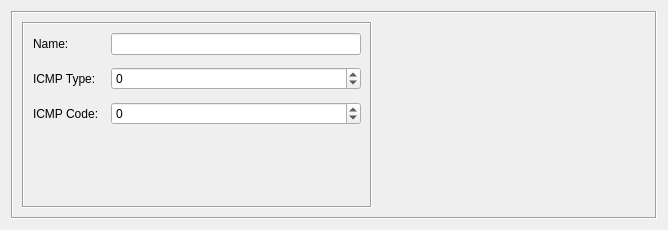
<?xml version="1.0" encoding="UTF-8"?>
<ui version="4.0">
 <class>ICMPServiceDialog_q</class>
 <widget class="QWidget" name="ICMPServiceDialog_q">
  <property name="enabled">
   <bool>true</bool>
  </property>
  <property name="geometry">
   <rect>
    <x>0</x>
    <y>0</y>
    <width>668</width>
    <height>230</height>
   </rect>
  </property>
  <property name="sizePolicy">
   <sizepolicy hsizetype="Minimum" vsizetype="Preferred">
    <horstretch>0</horstretch>
    <verstretch>0</verstretch>
   </sizepolicy>
  </property>
  <property name="windowTitle">
   <string>ICMP</string>
  </property>
  <layout class="QGridLayout" name="gridLayout_100">
   <item row="0" column="0">
    <widget class="QFrame" name="frame7">
     <property name="frameShape">
      <enum>QFrame::Box</enum>
     </property>
     <property name="frameShadow">
      <enum>QFrame::Sunken</enum>
     </property>
     <layout class="QHBoxLayout" name="horizontalLayout">
      <item>
       <widget class="QFrame" name="frame30">
        <property name="sizePolicy">
         <sizepolicy hsizetype="Fixed" vsizetype="Preferred">
          <horstretch>0</horstretch>
          <verstretch>0</verstretch>
         </sizepolicy>
        </property>
        <property name="minimumSize">
         <size>
          <width>350</width>
          <height>0</height>
         </size>
        </property>
        <property name="maximumSize">
         <size>
          <width>350</width>
          <height>16777215</height>
         </size>
        </property>
        <property name="frameShape">
         <enum>QFrame::Box</enum>
        </property>
        <property name="frameShadow">
         <enum>QFrame::Sunken</enum>
        </property>
        <layout class="QFormLayout" name="formLayout">
         <property name="horizontalSpacing">
          <number>12</number>
         </property>
         <property name="verticalSpacing">
          <number>12</number>
         </property>
         <item row="0" column="0">
          <widget class="QLabel" name="textLabel1">
           <property name="sizePolicy">
            <sizepolicy hsizetype="Preferred" vsizetype="Preferred">
             <horstretch>0</horstretch>
             <verstretch>0</verstretch>
            </sizepolicy>
           </property>
           <property name="text">
            <string>Name:</string>
           </property>
           <property name="wordWrap">
            <bool>false</bool>
           </property>
          </widget>
         </item>
         <item row="0" column="1">
          <widget class="QLineEdit" name="obj_name">
           <property name="sizePolicy">
            <sizepolicy hsizetype="Preferred" vsizetype="Fixed">
             <horstretch>200</horstretch>
             <verstretch>0</verstretch>
            </sizepolicy>
           </property>
           <property name="minimumSize">
            <size>
             <width>0</width>
             <height>0</height>
            </size>
           </property>
          </widget>
         </item>
         <item row="1" column="0">
          <widget class="QLabel" name="textLabel3">
           <property name="text">
            <string>ICMP Type:</string>
           </property>
           <property name="wordWrap">
            <bool>false</bool>
           </property>
          </widget>
         </item>
         <item row="1" column="1">
          <widget class="QSpinBox" name="icmpType">
           <property name="specialValueText">
            <string>any</string>
           </property>
           <property name="minimum">
            <number>-1</number>
           </property>
           <property name="maximum">
            <number>255</number>
           </property>
          </widget>
         </item>
         <item row="2" column="0">
          <widget class="QLabel" name="textLabel4">
           <property name="text">
            <string>ICMP Code:</string>
           </property>
           <property name="wordWrap">
            <bool>false</bool>
           </property>
          </widget>
         </item>
         <item row="2" column="1">
          <widget class="QSpinBox" name="icmpCode">
           <property name="specialValueText">
            <string>any</string>
           </property>
           <property name="minimum">
            <number>-1</number>
           </property>
           <property name="maximum">
            <number>255</number>
           </property>
          </widget>
         </item>
        </layout>
       </widget>
      </item>
      <item>
       <widget class="CommentKeywords" name="commentKeywords" native="true">
        <property name="sizePolicy">
         <sizepolicy hsizetype="Expanding" vsizetype="Expanding">
          <horstretch>0</horstretch>
          <verstretch>0</verstretch>
         </sizepolicy>
        </property>
       </widget>
      </item>
     </layout>
    </widget>
   </item>
  </layout>
 </widget>
 <customwidgets>
  <customwidget>
   <class>CommentKeywords</class>
   <extends>QWidget</extends>
   <header>CommentKeywords.h</header>
   <container>1</container>
  </customwidget>
 </customwidgets>
 <tabstops>
  <tabstop>obj_name</tabstop>
  <tabstop>icmpType</tabstop>
  <tabstop>icmpCode</tabstop>
 </tabstops>
 <resources>
  <include location="MainRes.qrc"/>
 </resources>
 <connections/>
</ui>
